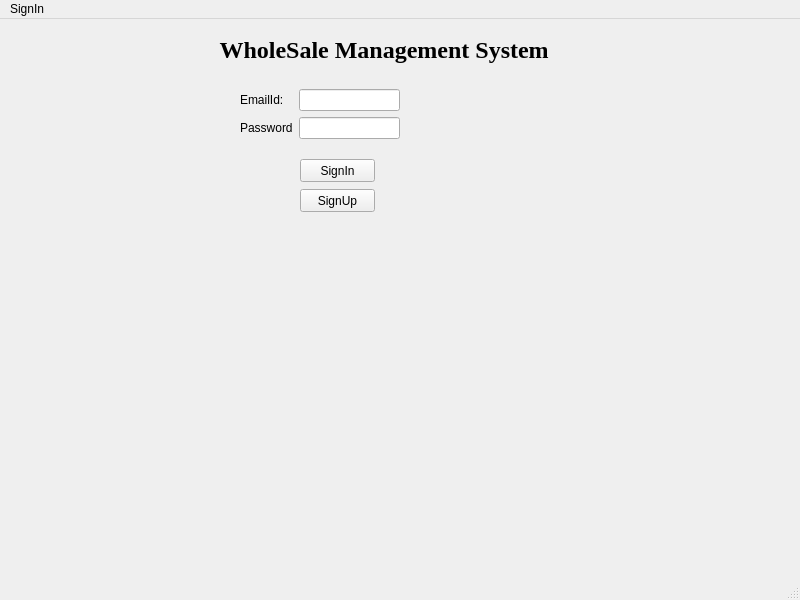
<?xml version="1.0" encoding="UTF-8"?>
<ui version="4.0">
 <class>SignInWindow</class>
 <widget class="QMainWindow" name="SignInWindow">
  <property name="geometry">
   <rect>
    <x>0</x>
    <y>0</y>
    <width>800</width>
    <height>600</height>
   </rect>
  </property>
  <property name="windowTitle">
   <string>SignIn</string>
  </property>
  <widget class="QWidget" name="centralwidget">
   <widget class="QWidget" name="formLayoutWidget">
    <property name="geometry">
     <rect>
      <x>240</x>
      <y>70</y>
      <width>160</width>
      <height>61</height>
     </rect>
    </property>
    <layout class="QFormLayout" name="formLayout">
     <item row="0" column="0">
      <widget class="QLabel" name="emailLabel">
       <property name="text">
        <string>EmailId: </string>
       </property>
      </widget>
     </item>
     <item row="0" column="1">
      <widget class="QLineEdit" name="emailLineEdit"/>
     </item>
     <item row="1" column="0">
      <widget class="QLabel" name="passwordLabel">
       <property name="text">
        <string>Password</string>
       </property>
      </widget>
     </item>
     <item row="1" column="1">
      <widget class="QLineEdit" name="passwordLineEdit">
       <property name="echoMode">
        <enum>QLineEdit::Password</enum>
       </property>
      </widget>
     </item>
    </layout>
   </widget>
   <widget class="QPushButton" name="signInPushButton">
    <property name="geometry">
     <rect>
      <x>300</x>
      <y>140</y>
      <width>75</width>
      <height>23</height>
     </rect>
    </property>
    <property name="text">
     <string>SignIn</string>
    </property>
   </widget>
   <widget class="QPushButton" name="signUpButton">
    <property name="geometry">
     <rect>
      <x>300</x>
      <y>170</y>
      <width>75</width>
      <height>23</height>
     </rect>
    </property>
    <property name="text">
     <string>SignUp</string>
    </property>
   </widget>
   <widget class="QLabel" name="label">
    <property name="geometry">
     <rect>
      <x>70</x>
      <y>10</y>
      <width>571</width>
      <height>41</height>
     </rect>
    </property>
    <property name="font">
     <font>
      <family>Times New Roman</family>
      <pointsize>18</pointsize>
      <weight>75</weight>
      <bold>true</bold>
     </font>
    </property>
    <property name="text">
     <string>                         WholeSale Management System</string>
    </property>
   </widget>
  </widget>
  <widget class="QMenuBar" name="menubar">
   <property name="geometry">
    <rect>
     <x>0</x>
     <y>0</y>
     <width>800</width>
     <height>21</height>
    </rect>
   </property>
   <widget class="QMenu" name="menuSignIn">
    <property name="title">
     <string>SignIn</string>
    </property>
   </widget>
   <addaction name="menuSignIn"/>
  </widget>
  <widget class="QStatusBar" name="statusbar"/>
 </widget>
 <resources/>
 <connections/>
</ui>
